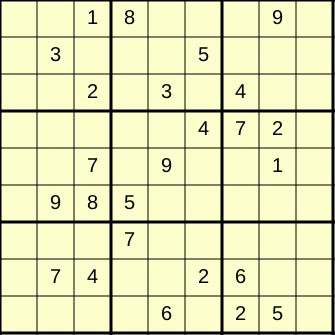
Frame 1 (no input)
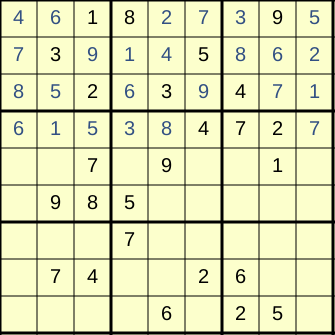
Frame 60 (no input)
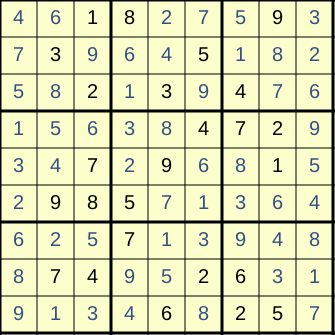
Frame 120 (the mouse pressed at the canvas centre since frame 60)

The p5.js sketch that drew these frames (run headless with seeded random() and noise() and a simulated clock; from frame 60 on, the mouse is pressed at the canvas centre):

// p5.js sketch
// ── sketch.js
var numbers = [];
var fixed = [];

var curX = 0;
var curY = 0;

var done = false;

function setup() {
   createCanvas(335, 335);
   textAlign(CENTER, CENTER)
   for (var i = 0; i < 9; i++) {
      numbers[i] = [];
      fixed[i] = [];
      for (var j = 0; j < 9; j++) {
         numbers[i][j] = 0;
         fixed[i][j] = false;
      }
   }
   numbers[0][2] = 1;
   numbers[0][3] = 8;
   numbers[0][7] = 9;
   numbers[1][1] = 3;
   numbers[1][5] = 5;
   numbers[2][2] = 2;
   numbers[2][4] = 3;
   numbers[2][6] = 4;
   numbers[3][5] = 4;
   numbers[3][6] = 7;
   numbers[3][7] = 2;
   numbers[4][2] = 7;
   numbers[4][4] = 9;
   numbers[4][7] = 1;
   numbers[5][1] = 9;
   numbers[5][2] = 8;
   numbers[5][3] = 5;
   numbers[5][1] = 9;
   numbers[6][3] = 7;
   numbers[7][1] = 7;
   numbers[7][2] = 4;
   numbers[7][5] = 2;
   numbers[7][6] = 6;
   numbers[8][4] = 6;
   numbers[8][6] = 2;
   numbers[8][7] = 5;
   for (var i = 0; i < 9; i++) {
      for (var j = 0; j < 9; j++) {
         if (numbers[i][j]) fixed[i][j] = true;
      }
   }

   //-------------------------------------------------------------------------
}

function draw() {
   background(252, 255, 204);
   noFill();
   for (var i = 0; i < 10; i++) {
      strokeWeight(1);
      if (i % 3 == 0) strokeWeight(3);
      line(i * 37, 0, i * 37, height);
      line(0, i * 37, width, i * 37);
   }

   textSize(20);
   for (var i = 0; i < 9; i++) {
      for (var j = 0; j < 9; j++) {
         fill(fixed[j][i] ? 0 : color(50, 80, 131));
         text(numbers[j][i] ? numbers[j][i] : "", 18.5 + i * 37, 18.5 + j * 37);
      }
   }

   if (!done)
      for (var i = 0; i < 1000; i++)
         if (next()) {
            done = true;
            break;
         }
}

function check(n_, i_, j_) {
   for (var i = 0; i < 9; i++) {
      if (numbers[i_][i] === n_ && i !== j_) return false;
      if (numbers[i][j_] === n_ && i !== i_) return false;
   }
   var sector = [floor(i_ / 3) * 3, floor(j_ / 3) * 3];
   for (var i = 0; i < 3; i++) {
      for (var j = 0; j < 3; j++) {
         if (numbers[sector[0] + i][sector[1] + j] === n_ && sector[0] + i !== i_ && sector[1] + j !== j_) return false;
      }
   }
   return true;
}

function put(n_, i_, j_) {
   if (fixed[i_][j_]) return;
   numbers[i_][j_] = n_;
}

function ret(i_, j_) {
   return numbers[i_][j_];
}

function next() {
   var count = ret(curX, curY);
   count = count ? count + 1 : 1;
   if (count > 9) {
      put(0, curX, curY);
      back();
      return;
   }
   put(count, curX, curY);
   if (!check(count, curX, curY)) return;
   //--------------------------
   if (forward()) return true;
}

function forward() {
   curY++;
   if (curY > 8) {
      curX++;
      curY = 0;
   }
   if (curX > 8) {
      console.log("FINISHED - SOLVED!");
      curX = 8;
      console.table(numbers);
      return true;
   }
   if (fixed[curX][curY]) forward();
   return;
}

function back() {
   curY--;
   if (curY < 0) {
      curX--;
      curY = 8;
   }
   if (curX < 0) {
      console.log("FINISHED - NO SOLUTION");
      curX = 0;
      return true;
   }
   if (fixed[curX][curY]) back();
   return;
}

function keyPressed() {
   next();
}







///
